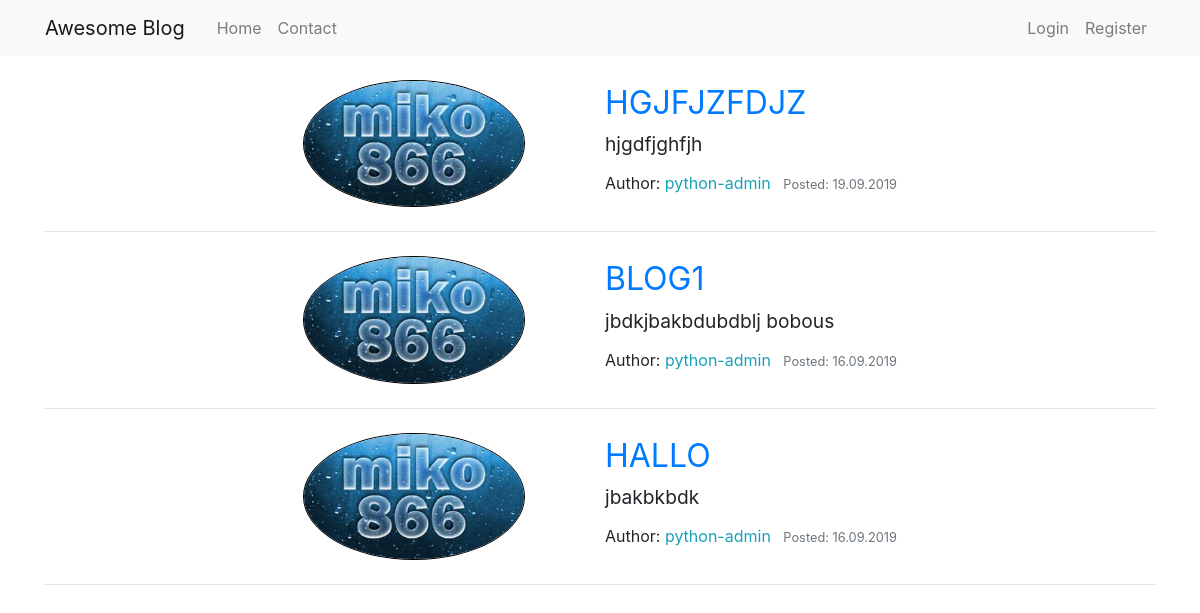
The page / on the database its author committed.
### blog/models.py (models this page shows, shortened)
class Post(models.Model):
    title = models.CharField(max_length=100)
    content = models.TextField()
    created_at = models.DateTimeField(default=timezone.now)
    author = models.ForeignKey(User, on_delete=models.CASCADE)

### users/models.py (models this page shows, shortened)
class Profile(models.Model):
    user = models.OneToOneField(User, on_delete=models.CASCADE)
    image = models.ImageField(default='default.jpg', upload_to='profile_pics')

### blog/views.py (the view)
# urls.py: path('', PostListView.as_view(), name='blog-home'),
class PostListView(ListView):  # For better show in Home page als Python List
    model = Post
    template_name = 'blog/home.html'
    context_object_name = 'posts'
    ordering = ['-created_at']

### blog/templates/blog/home.html (shortened to what this page needs)
{% extends "blog/base.html"%} {% block content%} {% for post in posts%}
<article class="blog-content mb-4 pb-4 border-bottom" role="article">
    <img
        src="{{ post.author.profile.image.url }}"
        alt="author"
        class="rounded-circle blog-content__img"
    />
    <div class="blog-content__body">
        <h1>
            <a href="{% url 'post-detail' post.id  %}" class="blog-content__title text-primary">{{ post.title }}</a>
        </h1>
        <p class="blog-content__content">{{ post.content }}</p>
        <div class="blog-content__metadata pt-1">
            <p>
                Author:
                <a class="mr-2 text-info" href="{% url 'profile' %}"> {{ post.author }}</a>
            </p>
            <small class="text-muted"
                >Posted: {{ post.created_at | date:"d.m.Y" }}</small
            >
        </div>
    </div>
</article>
{% endfor%} {% endblock content%}

### blog/templates/blog/base.html (shortened to what this page needs)
{% load static %}
<!DOCTYPE html>
<html lang="en">
    <head>
        <link
            rel="stylesheet"
            href="https://stackpath.bootstrapcdn.com/bootstrap/4.3.1/css/bootstrap.min.css"
        />
        <link rel="stylesheet" href="{% static 'blog/style.css' %}" />
    </head>
    <body>
        <header class="base-header" role="navigation" aria-label="Awesome Blog">
            <nav class="navbar navbar-expand-md navbar-light bg-light fixed-top">
                <div class="container">
                    <a class="navbar-brand mr-4" href="{% url 'blog-home' %}"
                        >Awesome Blog</a
                    >
                    <div
                        class="collapse navbar-collapse"
                        id="navbarNavAltMarkup"
                    >
                        <div class="navbar-nav d-flex w-100">
                            <div class="navbar-nav mr-auto">
                                <a
                                    class="nav-item nav-link"
                                    href="{% url 'blog-home' %}"
                                    >Home</a
                                >
                                <a
                                    class="nav-item nav-link"
                                    href="{% url 'blog-contact' %}"
                                    >Contact</a
                                >
                            </div>
                            <div class="navbar-nav  justify-content-end">
                                {% if user.is_authenticated  %}
                                    <a href="{% url 'post-create' %}" class="nav-item nav-link">Create New</a>
                                    <a href="{% url 'logout' %}" class="nav-item nav-link">Logout</a>
                                    <a href="{% url 'profile' %}" class="nav-item nav-link">Profile</a>
                                {% else  %}
                                    <a href="{% url 'login' %}" class="nav-item nav-link">Login</a>
                                    <a href="{% url 'register' %}" class="nav-item nav-link">Register</a>
                                {% endif  %}
                            </div>
                        </div>
                    </div>
                </div>
            </nav>
        </header>
        <main class="container" role="main">
            <div class="row">
                <section class="col-md-12 mx-auto pb-5">
                     {% block content %} {% endblock %}
                </section>
            </div>
        </main>
    </body>
</html>

### blog/static/blog/style.css (style rules this page uses)
html { -webkit-box-sizing: border-box; box-sizing: border-box; -ms-touch-action: manipulation; touch-action: manipulation; -ms-overflow-style: none; scrollbar-width: none; position: relative; height: 100%; overflow-y: scroll; -webkit-overflow-scrolling: touch; }
*, *::before, *::after { -webkit-box-sizing: inherit; box-sizing: inherit; }
html, body { -webkit-text-size-adjust: 100%; -moz-text-size-adjust: 100%; -ms-text-size-adjust: 100%; height: 100%; width: 100%; margin: 0 auto; }
body { -webkit-font-smoothing: antialiased; -moz-osx-font-smoothing: grayscale; text-rendering: optimizelegibility; }
img { max-width: 100%; height: auto; vertical-align: middle; }
h1, h2, h3, h4, h5, h6 { margin: 0; margin-bottom: 0.5rem; font-weight: normal; font-size: 100%; }
h1 { font-size: 2rem; text-transform: uppercase; }
p { margin: 0; margin-bottom: 0.5rem; }
a { text-decoration: none; color: inherit; cursor: pointer; border: 0; border-radius: 0; }
.base-header { width: 100vw; height: 5em; }
.blog-content { align-items: center; display: flex; justify-content: center; }
.blog-content__content { font-size: 1.2em; }
.blog-content__img { width: 20%; max-width: 20%; border: 1px solid black; margin-right: 5em; }
.blog-content__metadata > p { display: inline-block; }

### rows shown on the page
Post: author.profile.image (picture), title "HGJFJZFDJZ", content "hjgdfjghfjh", author "python-admin", created_at "19.09.2019"
Post: author.profile.image (picture), title "BLOG1", content "jbdkjbakbdubdblj bobous", author "python-admin", created_at "16.09.2019"
Post: author.profile.image (picture), title "HALLO", content "jbakbkbdk", author "python-admin", created_at "16.09.2019"
